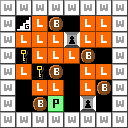

A level layout from a 2D game, rendered from its tile map. Below: a short description, then the map file with its tile-grid data intact:
An orthogonal 8x8 tile map with 16x16 px tiles, 1 tile layer (Tile layer 1).

<map version="1.0" tiledversion="1.1.5" orientation="orthogonal" renderorder="right-down" width="8" height="8" tilewidth="16" tileheight="16" infinite="0" nextobjectid="1">
 <properties>
  <property name="difficulty" value="4" />
  <property name="name" value="Feeling Hot" />
  <property name="turns" value="25" />
 </properties>
 <tileset firstgid="1" source="../../../dev/editor_tileset.tsx" />
 <layer name="Tile layer 1" width="8" height="8">
  <data encoding="csv">
1,1,1,1,1,1,1,1,
1,18,3,2,0,3,3,1,
1,3,3,3,4,3,3,1,
1,5,3,3,3,2,0,1,
1,3,5,2,0,3,3,1,
1,0,3,3,0,3,2,1,
1,0,2,17,0,4,0,1,
1,1,1,1,1,1,1,1
</data>
 </layer>
</map>
